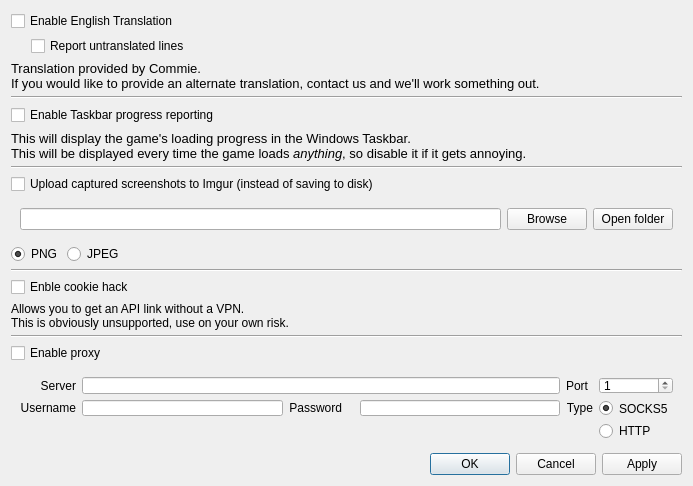
<?xml version="1.0" encoding="UTF-8"?>
<ui version="4.0">
 <class>KVSettingsDialog</class>
 <widget class="QDialog" name="KVSettingsDialog">
  <property name="windowModality">
   <enum>Qt::WindowModal</enum>
  </property>
  <property name="geometry">
   <rect>
    <x>0</x>
    <y>0</y>
    <width>693</width>
    <height>486</height>
   </rect>
  </property>
  <property name="windowTitle">
   <string>Settings</string>
  </property>
  <layout class="QVBoxLayout" name="verticalLayout">
   <property name="spacing">
    <number>5</number>
   </property>
   <item>
    <widget class="QCheckBox" name="translationCheckbox">
     <property name="text">
      <string>Enable English Translation</string>
     </property>
    </widget>
   </item>
   <item>
    <layout class="QHBoxLayout" name="horizontalLayout">
     <property name="leftMargin">
      <number>20</number>
     </property>
     <item>
      <widget class="QCheckBox" name="reportUntranslatedCheckbox">
       <property name="text">
        <string>Report untranslated lines</string>
       </property>
      </widget>
     </item>
    </layout>
   </item>
   <item>
    <widget class="QLabel" name="label">
     <property name="font">
      <font>
       <pointsize>10</pointsize>
      </font>
     </property>
     <property name="text">
      <string>Translation provided by Commie.
If you would like to provide an alternate translation, contact us and we'll work something out.</string>
     </property>
     <property name="alignment">
      <set>Qt::AlignLeading|Qt::AlignLeft|Qt::AlignVCenter</set>
     </property>
    </widget>
   </item>
   <item>
    <widget class="QWidget" name="windowsOnlyContainer" native="true">
     <layout class="QVBoxLayout" name="verticalLayout_2">
      <property name="leftMargin">
       <number>0</number>
      </property>
      <property name="topMargin">
       <number>0</number>
      </property>
      <property name="rightMargin">
       <number>0</number>
      </property>
      <property name="bottomMargin">
       <number>0</number>
      </property>
      <item>
       <spacer name="verticalSpacer_4">
        <property name="orientation">
         <enum>Qt::Vertical</enum>
        </property>
        <property name="sizeType">
         <enum>QSizePolicy::Preferred</enum>
        </property>
        <property name="sizeHint" stdset="0">
         <size>
          <width>20</width>
          <height>10</height>
         </size>
        </property>
       </spacer>
      </item>
      <item>
       <widget class="Line" name="line">
        <property name="orientation">
         <enum>Qt::Horizontal</enum>
        </property>
       </widget>
      </item>
      <item>
       <widget class="QCheckBox" name="taskbarProgressCheckbox">
        <property name="text">
         <string>Enable Taskbar progress reporting</string>
        </property>
       </widget>
      </item>
      <item>
       <widget class="QLabel" name="label_2">
        <property name="font">
         <font>
          <pointsize>10</pointsize>
         </font>
        </property>
        <property name="text">
         <string>This will display the game's loading progress in the Windows Taskbar.&lt;br /&gt;This will be displayed every time the game loads &lt;i&gt;anything&lt;/i&gt;, so disable it if it gets annoying.</string>
        </property>
        <property name="textFormat">
         <enum>Qt::RichText</enum>
        </property>
       </widget>
      </item>
     </layout>
    </widget>
   </item>
   <item>
    <spacer name="verticalSpacer_2">
     <property name="orientation">
      <enum>Qt::Vertical</enum>
     </property>
     <property name="sizeType">
      <enum>QSizePolicy::Preferred</enum>
     </property>
     <property name="sizeHint" stdset="0">
      <size>
       <width>20</width>
       <height>10</height>
      </size>
     </property>
    </spacer>
   </item>
   <item>
    <widget class="Line" name="line_3">
     <property name="orientation">
      <enum>Qt::Horizontal</enum>
     </property>
    </widget>
   </item>
   <item>
    <widget class="QCheckBox" name="uploadScreenshotsCheckbox">
     <property name="text">
      <string>Upload captured screenshots to Imgur (instead of saving to disk)</string>
     </property>
    </widget>
   </item>
   <item>
    <widget class="QWidget" name="screenshotsPathContainer" native="true">
     <layout class="QGridLayout" name="gridLayout_2">
      <item row="1" column="2">
       <widget class="QPushButton" name="openButton">
        <property name="text">
         <string>Open folder</string>
        </property>
       </widget>
      </item>
      <item row="1" column="0">
       <widget class="QLineEdit" name="screenshotsPathEdit"/>
      </item>
      <item row="1" column="1">
       <widget class="QPushButton" name="browseButton">
        <property name="text">
         <string>Browse</string>
        </property>
       </widget>
      </item>
     </layout>
    </widget>
   </item>
   <item>
    <layout class="QHBoxLayout" name="horizontalLayout_2">
     <item>
      <widget class="QRadioButton" name="PngRadioButton">
       <property name="text">
        <string>PNG</string>
       </property>
       <property name="checked">
        <bool>true</bool>
       </property>
       <attribute name="buttonGroup">
        <string notr="true">buttonGroup</string>
       </attribute>
      </widget>
     </item>
     <item>
      <widget class="QRadioButton" name="JpegRadioButton">
       <property name="text">
        <string>JPEG</string>
       </property>
       <attribute name="buttonGroup">
        <string notr="true">buttonGroup</string>
       </attribute>
      </widget>
     </item>
     <item>
      <spacer name="horizontalSpacer">
       <property name="orientation">
        <enum>Qt::Horizontal</enum>
       </property>
       <property name="sizeHint" stdset="0">
        <size>
         <width>40</width>
         <height>20</height>
        </size>
       </property>
      </spacer>
     </item>
    </layout>
   </item>
   <item>
    <widget class="Line" name="line_4">
     <property name="orientation">
      <enum>Qt::Horizontal</enum>
     </property>
    </widget>
   </item>
   <item>
    <widget class="QCheckBox" name="cookieHackcheckBox">
     <property name="text">
      <string>Enble cookie hack</string>
     </property>
    </widget>
   </item>
   <item>
    <widget class="QLabel" name="label_8">
     <property name="text">
      <string>Allows you to get an API link without a VPN.&lt;br /&gt;This is obviously unsupported, use on your own risk.</string>
     </property>
    </widget>
   </item>
   <item>
    <widget class="Line" name="line_2">
     <property name="orientation">
      <enum>Qt::Horizontal</enum>
     </property>
    </widget>
   </item>
   <item>
    <widget class="QCheckBox" name="proxyCheckbox">
     <property name="text">
      <string>Enable proxy</string>
     </property>
    </widget>
   </item>
   <item>
    <widget class="QWidget" name="proxyContainer" native="true">
     <property name="minimumSize">
      <size>
       <width>0</width>
       <height>50</height>
      </size>
     </property>
     <layout class="QGridLayout" name="gridLayout">
      <item row="2" column="2">
       <widget class="QLabel" name="label_6">
        <property name="text">
         <string>Password</string>
        </property>
        <property name="alignment">
         <set>Qt::AlignRight|Qt::AlignTrailing|Qt::AlignVCenter</set>
        </property>
       </widget>
      </item>
      <item row="2" column="5">
       <widget class="QLineEdit" name="proxyPassEdit"/>
      </item>
      <item row="1" column="7">
       <widget class="QSpinBox" name="proxyPortBox">
        <property name="minimum">
         <number>1</number>
        </property>
        <property name="maximum">
         <number>65535</number>
        </property>
       </widget>
      </item>
      <item row="2" column="0">
       <widget class="QLabel" name="label_7">
        <property name="text">
         <string>Username</string>
        </property>
        <property name="alignment">
         <set>Qt::AlignRight|Qt::AlignTrailing|Qt::AlignVCenter</set>
        </property>
       </widget>
      </item>
      <item row="1" column="0">
       <widget class="QLabel" name="label_3">
        <property name="text">
         <string>Server</string>
        </property>
        <property name="alignment">
         <set>Qt::AlignRight|Qt::AlignTrailing|Qt::AlignVCenter</set>
        </property>
       </widget>
      </item>
      <item row="2" column="1">
       <widget class="QLineEdit" name="proxyUserEdit"/>
      </item>
      <item row="1" column="6">
       <widget class="QLabel" name="label_4">
        <property name="text">
         <string>Port</string>
        </property>
       </widget>
      </item>
      <item row="2" column="6">
       <widget class="QLabel" name="label_5">
        <property name="text">
         <string>Type</string>
        </property>
        <property name="alignment">
         <set>Qt::AlignRight|Qt::AlignTrailing|Qt::AlignVCenter</set>
        </property>
       </widget>
      </item>
      <item row="2" column="7" rowspan="2">
       <layout class="QVBoxLayout" name="verticalLayout_3">
        <item>
         <widget class="QRadioButton" name="socksProxyRadio">
          <property name="text">
           <string>SOCKS5</string>
          </property>
          <property name="checked">
           <bool>true</bool>
          </property>
         </widget>
        </item>
        <item>
         <widget class="QRadioButton" name="httpProxyRadio">
          <property name="text">
           <string>HTTP</string>
          </property>
         </widget>
        </item>
        <item>
         <spacer name="verticalSpacer_3">
          <property name="orientation">
           <enum>Qt::Vertical</enum>
          </property>
          <property name="sizeHint" stdset="0">
           <size>
            <width>20</width>
            <height>0</height>
           </size>
          </property>
         </spacer>
        </item>
       </layout>
      </item>
      <item row="1" column="1" colspan="5">
       <widget class="QLineEdit" name="proxyServerEdit"/>
      </item>
     </layout>
    </widget>
   </item>
   <item>
    <spacer name="verticalSpacer">
     <property name="orientation">
      <enum>Qt::Vertical</enum>
     </property>
     <property name="sizeHint" stdset="0">
      <size>
       <width>20</width>
       <height>0</height>
      </size>
     </property>
    </spacer>
   </item>
   <item>
    <widget class="QDialogButtonBox" name="buttonBox">
     <property name="orientation">
      <enum>Qt::Horizontal</enum>
     </property>
     <property name="standardButtons">
      <set>QDialogButtonBox::Apply|QDialogButtonBox::Cancel|QDialogButtonBox::Ok</set>
     </property>
    </widget>
   </item>
  </layout>
 </widget>
 <resources/>
 <connections>
  <connection>
   <sender>buttonBox</sender>
   <signal>accepted()</signal>
   <receiver>KVSettingsDialog</receiver>
   <slot>accept()</slot>
   <hints>
    <hint type="sourcelabel">
     <x>248</x>
     <y>254</y>
    </hint>
    <hint type="destinationlabel">
     <x>157</x>
     <y>274</y>
    </hint>
   </hints>
  </connection>
  <connection>
   <sender>buttonBox</sender>
   <signal>rejected()</signal>
   <receiver>KVSettingsDialog</receiver>
   <slot>reject()</slot>
   <hints>
    <hint type="sourcelabel">
     <x>316</x>
     <y>260</y>
    </hint>
    <hint type="destinationlabel">
     <x>286</x>
     <y>274</y>
    </hint>
   </hints>
  </connection>
 </connections>
 <buttongroups>
  <buttongroup name="buttonGroup"/>
 </buttongroups>
</ui>
